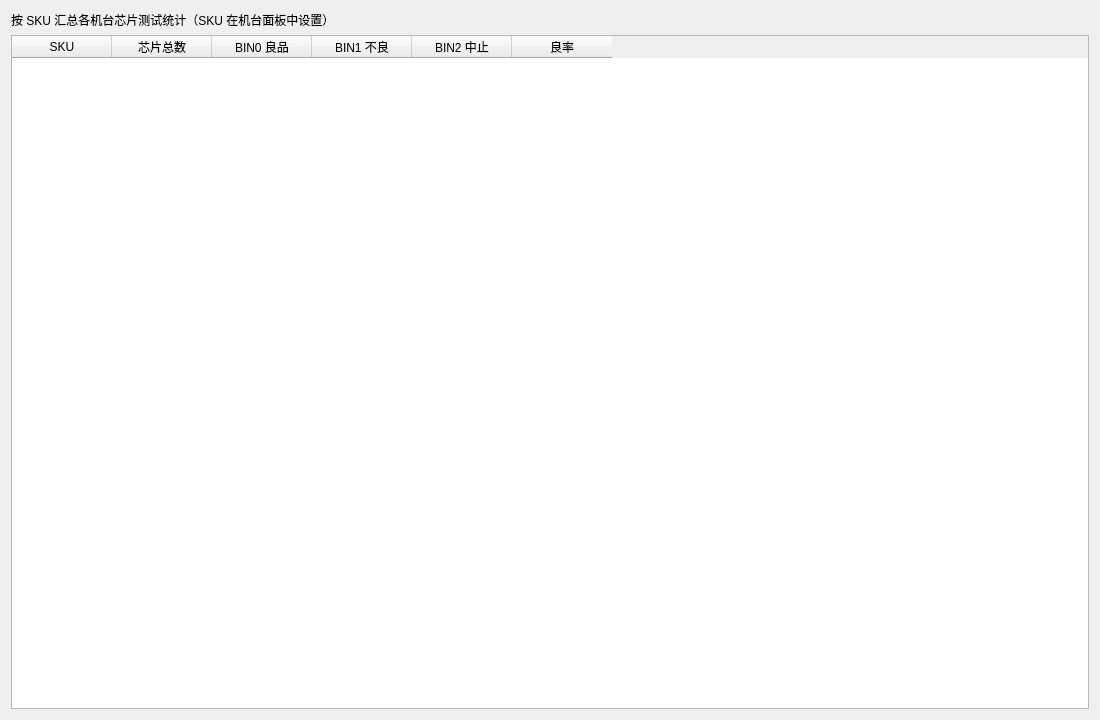
<?xml version="1.0" encoding="UTF-8"?>
<ui version="4.0">
 <class>SkuTab</class>
 <widget class="QWidget" name="SkuTab">
  <property name="geometry">
   <rect>
    <x>0</x>
    <y>0</y>
    <width>1100</width>
    <height>720</height>
   </rect>
  </property>
  <layout class="QVBoxLayout" name="rootLayout">
   <item>
    <widget class="QLabel" name="lbl_hint">
     <property name="text">
      <string>按 SKU 汇总各机台芯片测试统计（SKU 在机台面板中设置）</string>
     </property>
    </widget>
   </item>
   <item>
    <widget class="QTableWidget" name="tbl_sku">
     <column>
      <property name="text">
       <string>SKU</string>
      </property>
     </column>
     <column>
      <property name="text">
       <string>芯片总数</string>
      </property>
     </column>
     <column>
      <property name="text">
       <string>BIN0 良品</string>
      </property>
     </column>
     <column>
      <property name="text">
       <string>BIN1 不良</string>
      </property>
     </column>
     <column>
      <property name="text">
       <string>BIN2 中止</string>
      </property>
     </column>
     <column>
      <property name="text">
       <string>良率</string>
      </property>
     </column>
    </widget>
   </item>
  </layout>
 </widget>
 <resources/>
 <connections/>
</ui>
